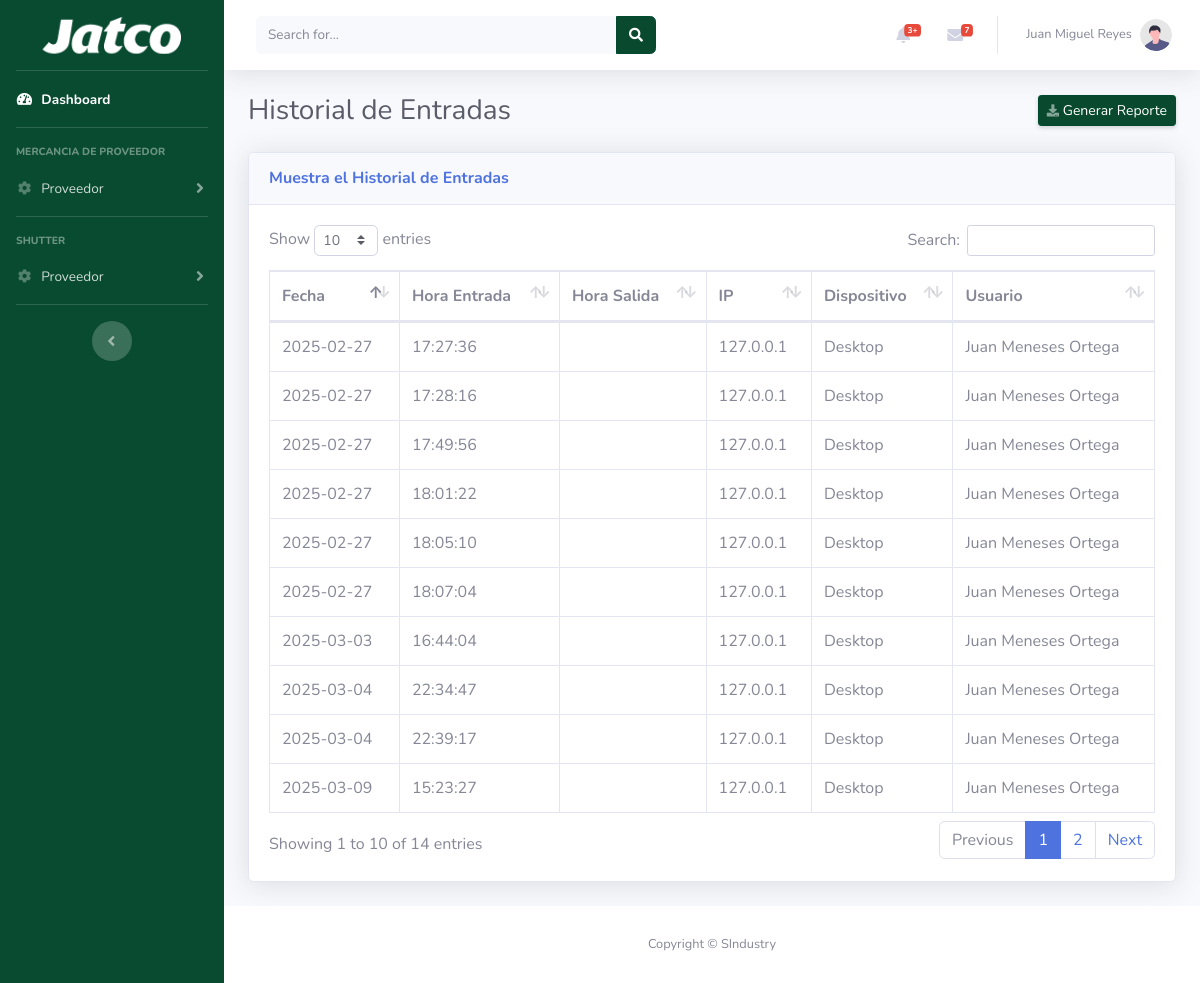
Page /appweb/views/configuracion_historial_entrada.php (signed in) on the committed database.
### tables this page shows
CREATE TABLE `configuracion_ingreso` (
  `fecha` date DEFAULT NULL,
  `ip` varchar(50) DEFAULT NULL,
  `hora_entrada` time DEFAULT NULL,
  `hora_salida` time DEFAULT NULL,
  `dispositivo` varchar(50) DEFAULT NULL,
  `usuario` varchar(250) NOT NULL
);

### appweb/views/configuracion_historial_entrada.php (the view, shortened to what this page needs)
<?php
    include '../config/db_connection.php';
    require_once '../include/menu.php';
?>
<div class="container-fluid">
    <div class="d-sm-flex align-items-center justify-content-between mb-4">
        <h1 class="h3 mb-0 text-gray-800">Historial de Entradas</h1>
        <a href="#" class="d-none d-sm-inline-block btn btn-sm btn-primary shadow-sm"><i
                class="fas fa-download fa-sm text-white-50"></i> Generar Reporte</a>
    </div>
    <div class="card shadow mb-4">
        <div class="card-header py-3">
            <h6 class="m-0 font-weight-bold text-primary">Muestra el Historial de Entradas</h6>
        </div>
        <div class="card-body">
            <div class="table-responsive">
                <table class="table table-bordered" id="dataTable" width="100%" cellspacing="0">
                    <thead>
                        <tr>
                            <th>Fecha</th>
                            <th>Hora Entrada</th>
                            <th>Hora Salida</th>
                            <th>IP</th>
                            <th>Dispositivo</th>
                            <th>Usuario</th>
                        </tr>
                    </thead>
                    <tbody>
                    <?php
                       try {
                            $query = "CALL mostrar_ingresos()";
                            $result = $conn->query($query);
                            if ($result) {
                                if ($result->num_rows > 0) {
                                    while ($row = $result->fetch_assoc()) {
                                        echo "<tr>";
                                        echo "<td style='text-align: left;'>{$row['fecha']}</td>";
                                        echo "<td style='text-align: left;'>{$row['hora_entrada']}</td>";
                                        echo "<td style='text-align: left;'>{$row['hora_salida']}</td>";
                                        echo "<td style='text-align: left;'>{$row['ip']}</td>";
                                        echo "<td style='text-align: left;'>{$row['dispositivo']}</td>";
                                        echo "<td style='text-align: left;'>{$row['usuario']}</td>";
                                        echo "</tr>";
                                    }
                                } else {
                                    echo "<tr><td colspan='6' style='text-align: center;'>No hay registros disponibles.</td></tr>";
                                }
                            } else {
                                echo "<tr><td colspan='6' style='text-align: center;'>Error en la consulta: " . $conn->error . "</td></tr>";
                            }
                        } catch (Exception $e) {
                            echo "<tr><td colspan='6' style='text-align: center;'>Error al cargar clientes: " . $e->getMessage() . "</td></tr>";
                        } finally {
                            $conn->close();
                        }
                    ?>
                    </tbody>
                </table>
            </div>
        </div>
    </div>
</div>
<?php
    require_once '../include/footer.php';
?>

### appweb/include/menu.php (shortened to what this page needs)
<!DOCTYPE html>
<html lang="en">
<head>
    <link href="../vendor/fontawesome-free/css/all.min.css" rel="stylesheet" type="text/css">
    <link href="../css/sb-admin-2.css" rel="stylesheet">
    <link href="../vendor/datatables/dataTables.bootstrap4.min.css" rel="stylesheet">
</head>
<body id="page-top">
    <div id="wrapper">
        <ul class="navbar-nav bg-gradient-primary sidebar sidebar-dark accordion" id="accordionSidebar">
            <a class="sidebar-brand d-flex align-items-center justify-content-center" href="../views/dashboard.php">
                <div class="sidebar-brand-text"><img src="../img/logo.png" alt=""></div>
            </a>
            <hr class="sidebar-divider my-0">
            <li class="nav-item active">
                <a class="nav-link" href="../views/dashboard.php">
                    <i class="fas fa-fw fa-tachometer-alt"></i>
                    <span>Dashboard</span></a>
            </li>
            <hr class="sidebar-divider">
            <div class="sidebar-heading">
                Mercancia de Proveedor
            </div>
            <li class="nav-item">
                <a class="nav-link collapsed" href="#" data-toggle="collapse" data-target="#proveedor"
                    aria-expanded="true" aria-controls="proveedor">
                    <i class="fas fa-fw fa-cog"></i>
                    <span>Proveedor</span>
                </a>
            </li>
            <hr class="sidebar-divider">
            <div class="sidebar-heading">
                Shutter
            </div>
            <li class="nav-item">
                <a class="nav-link collapsed" href="#" data-toggle="collapse" data-target="#collapseOne"
                    aria-expanded="true" aria-controls="collapseOne">
                    <i class="fas fa-fw fa-cog"></i>
                    <span>Proveedor</span>
                </a>
            </li>
            <hr class="sidebar-divider d-none d-md-block">
            <div class="text-center d-none d-md-inline">
                <button class="rounded-circle border-0" id="sidebarToggle"></button>
            </div>
        </ul>
        <div id="content-wrapper" class="d-flex flex-column">
            <div id="content">
                <nav class="navbar navbar-expand navbar-light bg-white topbar mb-4 static-top shadow">
                    <form
                        class="d-none d-sm-inline-block form-inline mr-auto ml-md-3 my-2 my-md-0 mw-100 navbar-search">
                        <div class="input-group">
                            <input type="text" class="form-control bg-light border-0 small" placeholder="Search for..."
                                aria-label="Search" aria-describedby="basic-addon2">
                            <div class="input-group-append">
                                <button class="btn btn-primary" type="button">
                                    <i class="fas fa-search fa-sm"></i>
                                </button>
                            </div>
                        </div>
                    </form>
                    <ul class="navbar-nav ml-auto">
                        <li class="nav-item dropdown no-arrow mx-1">
                            <a class="nav-link dropdown-toggle" href="#" id="alertsDropdown" role="button"
                                data-toggle="dropdown" aria-haspopup="true" aria-expanded="false">
                                <i class="fas fa-bell fa-fw"></i>
                                <span class="badge badge-danger badge-counter">3+</span>
                            </a>
                        </li>
                        <li class="nav-item dropdown no-arrow mx-1">
                            <a class="nav-link dropdown-toggle" href="#" id="messagesDropdown" role="button"
                                data-toggle="dropdown" aria-haspopup="true" aria-expanded="false">
                                <i class="fas fa-envelope fa-fw"></i>
                                <span class="badge badge-danger badge-counter">7</span>
                            </a>
                        </li>
                        <li class="nav-item dropdown no-arrow">
                            <a class="nav-link dropdown-toggle" href="#" id="userDropdown" role="button"
                                data-toggle="dropdown" aria-haspopup="true" aria-expanded="false">
                                <span class="mr-2 d-none d-lg-inline text-gray-600 small"><?php echo $_SESSION['nombre']; ?></span>
                                <img class="img-profile rounded-circle"
                                    src="../img/undraw_profile.svg">
                            </a>
                        </li>
                    </ul>
                </nav>

### appweb/include/footer.php (shortened to what this page needs)
                </div>
                <footer class="sticky-footer bg-white">
                    <div class="container my-auto">
                        <div class="copyright text-center my-auto">
                            <span>Copyright &copy; SIndustry</span>
                        </div>
                    </div>
                </footer>
            </div>
        </div>
    </body>
</html>

### appweb/include/menu.php (style rules this page uses)
.sidebar-brand-text img { max-width: 100%; height: auto; }

### rows in the picture
configuracion_ingreso: fecha "2025-02-27", hora_entrada "17:27:36", ip "127.0.0.1", dispositivo "Desktop", usuario "Juan Meneses Ortega"
configuracion_ingreso: fecha "2025-02-27", hora_entrada "17:28:16", ip "127.0.0.1", dispositivo "Desktop", usuario "Juan Meneses Ortega"
configuracion_ingreso: fecha "2025-02-27", hora_entrada "17:49:56", ip "127.0.0.1", dispositivo "Desktop", usuario "Juan Meneses Ortega"
configuracion_ingreso: fecha "2025-02-27", hora_entrada "18:01:22", ip "127.0.0.1", dispositivo "Desktop", usuario "Juan Meneses Ortega"
configuracion_ingreso: fecha "2025-02-27", hora_entrada "18:05:10", ip "127.0.0.1", dispositivo "Desktop", usuario "Juan Meneses Ortega"
configuracion_ingreso: fecha "2025-02-27", hora_entrada "18:07:04", ip "127.0.0.1", dispositivo "Desktop", usuario "Juan Meneses Ortega"
configuracion_ingreso: fecha "2025-03-03", hora_entrada "16:44:04", ip "127.0.0.1", dispositivo "Desktop", usuario "Juan Meneses Ortega"
configuracion_ingreso: fecha "2025-03-04", hora_entrada "22:34:47", ip "127.0.0.1", dispositivo "Desktop", usuario "Juan Meneses Ortega"
configuracion_ingreso: fecha "2025-03-04", hora_entrada "22:39:17", ip "127.0.0.1", dispositivo "Desktop", usuario "Juan Meneses Ortega"
configuracion_ingreso: fecha "2025-03-09", hora_entrada "15:23:27", ip "127.0.0.1", dispositivo "Desktop", usuario "Juan Meneses Ortega"

### other values in the picture
$_SESSION['nombre'] "Juan Miguel Reyes"
